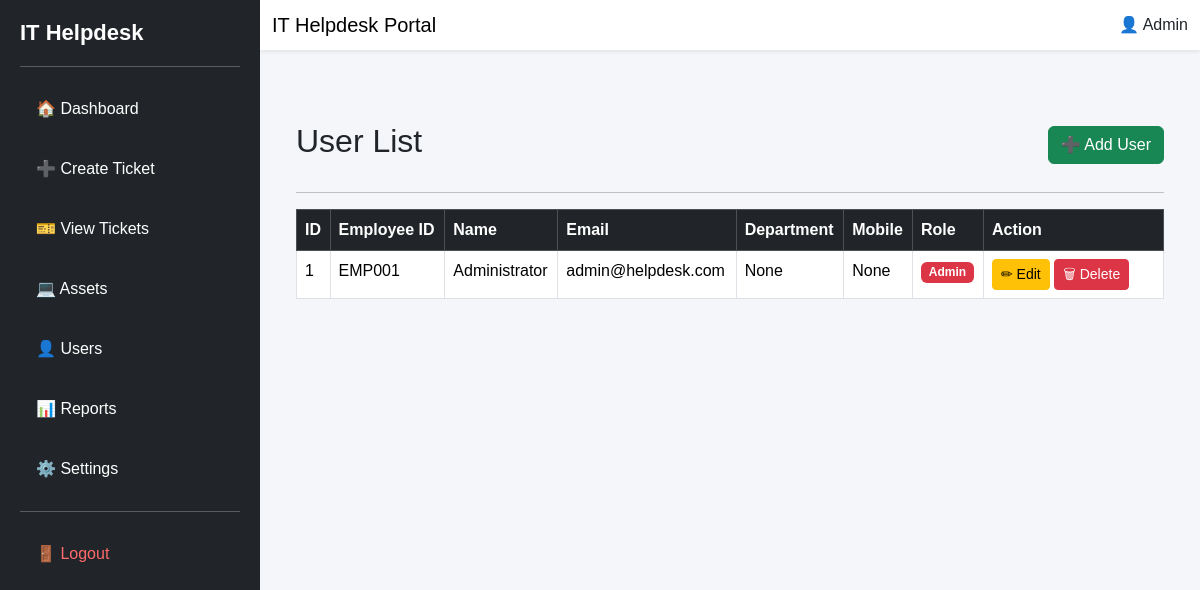
The page /users (signed in) on the database as committed earlier.
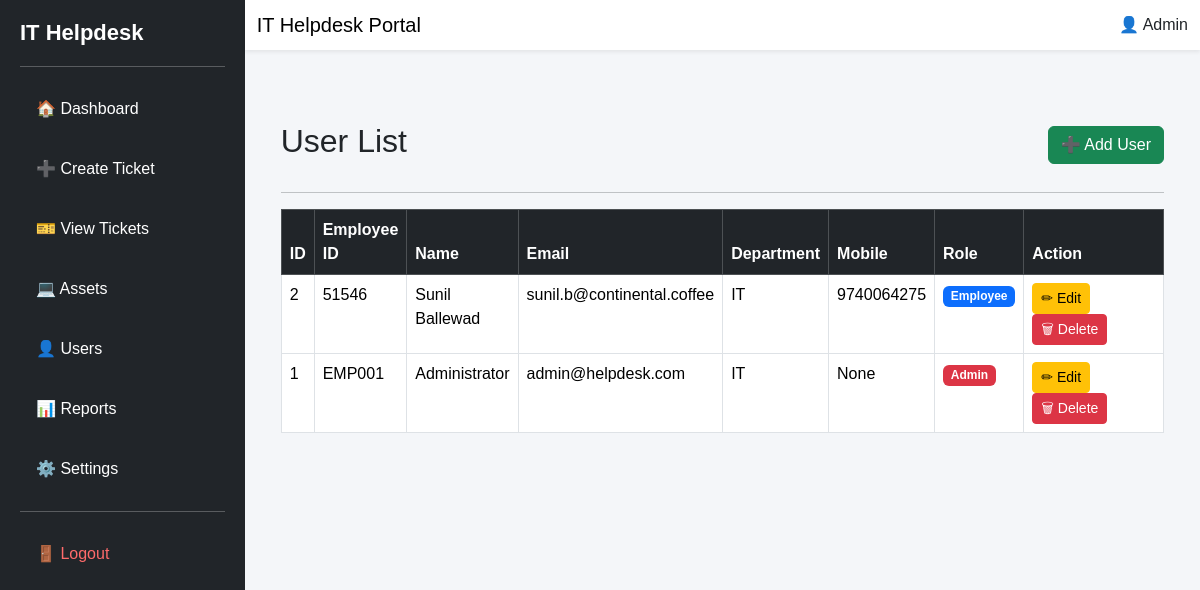
The same page on the database as committed later.
### models.py (models this page shows, shortened)
class User(UserMixin, db.Model):
    __tablename__ = "users"
    id = db.Column(db.Integer, primary_key=True)
    employee_id = db.Column(db.String(20), unique=True, nullable=False)
    name = db.Column(db.String(100), nullable=False)
    email = db.Column(db.String(120), unique=True, nullable=False)
    password = db.Column(db.String(255), nullable=False)
    role = db.Column(db.String(20), nullable=False, default="Employee")
    department = db.Column(db.String(100))
    mobile = db.Column(db.String(20))
    is_active = db.Column(db.Boolean, default=True)

### routes/users.py (the view)
@users.route("/users")
@login_required
def view_users():
    user_list = User.query.order_by(User.id.desc()).all()
    return render_template(
        "view_users.html",
        users=user_list
    )

### app.py (called while the page is built)
@login_manager.user_loader
def load_user(user_id):
    return User.query.get(int(user_id))

### templates/view_users.html (shortened to what this page needs)
{% extends "base.html" %}
{% block content %}
<div class="container mt-5">
    <div class="d-flex justify-content-between align-items-center mb-4">
        <h2>User List</h2>
        <a href="{{ url_for('users.create_user') }}"
           class="btn btn-success">
            ➕ Add User
        </a>
    </div>
    <hr>
    <table class="table table-bordered table-hover">
        <thead class="table-dark">
            <tr>
                <th>ID</th>
                <th>Employee ID</th>
                <th>Name</th>
                <th>Email</th>
                <th>Department</th>
                <th>Mobile</th>
                <th>Role</th>
                <th width="180">Action</th>
            </tr>
        </thead>
        <tbody>
        {% if users %}
            {% for user in users %}
            <tr>
                <td>{{ user.id }}</td>
                <td>{{ user.employee_id }}</td>
                <td>{{ user.name }}</td>
                <td>{{ user.email }}</td>
                <td>{{ user.department }}</td>
                <td>{{ user.mobile }}</td>
                <td>
                    {% if user.role == "Admin" %}
                        <span class="badge bg-danger">
                            Admin
                        </span>
                    {% else %}
                        <span class="badge bg-primary">
                            Employee
                        </span>
                    {% endif %}
                </td>
                <td>
                    <a href="{{ url_for('users.edit_user', id=user.id) }}"
                       class="btn btn-warning btn-sm">
                        ✏ Edit
                    </a>
                    <a href="{{ url_for('users.delete_user', id=user.id) }}"
                       class="btn btn-danger btn-sm"
                       onclick="return confirm('Delete this user?')">
                        🗑 Delete
                    </a>
                </td>
            </tr>
            {% endfor %}
        {% else %}
            <tr>
                <td colspan="8" class="text-center">
                    No Users Found
                </td>
            </tr>
        {% endif %}
        </tbody>
    </table>
</div>
{% endblock %}

### templates/base.html (shortened to what this page needs)
<!DOCTYPE html>
<html lang="en">
<head>
    <link href="https://cdn.jsdelivr.net/npm/bootstrap@5.3.3/dist/css/bootstrap.min.css" rel="stylesheet">
    <link rel="stylesheet"
          href="{{ url_for('static', filename='css/style.css') }}">
</head>
<body>
<div class="d-flex">
    {% include 'layout/sidebar.html' %}
    <div class="flex-grow-1">
        <nav class="navbar navbar-light bg-white shadow-sm">
            <div class="container-fluid">
                <span class="navbar-brand mb-0 h4">
                    IT Helpdesk Portal
                </span>
                <span>
                    👤 Admin
                </span>
            </div>
        </nav>
        <div class="container-fluid p-4">
            {% block content %}
            {% endblock %}
        </div>
    </div>
</div>
</body>
</html>

### templates/layout/sidebar.html
<div class="sidebar">
    <h2 class="logo">
        IT Helpdesk
    </h2>
    <hr>
    <a href="{{ url_for('dashboard.dashboard_home') }}">
        🏠 Dashboard
    </a>
    <a href="{{ url_for('tickets.create_ticket') }}">
        ➕ Create Ticket
    </a>
    <a href="{{ url_for('tickets.view_tickets') }}">
        🎫 View Tickets
    </a>
    <a href="{{ url_for('assets.view_assets') }}">
        💻 Assets
    </a>
    <a href="{{ url_for('users.view_users') }}">
        👤 Users
    </a>
    <a href="#">
        📊 Reports
    </a>
    <a href="#">
        ⚙️ Settings
    </a>
    <hr>
    <a href="{{ url_for('auth.logout') }}" class="logout">
        🚪 Logout
    </a>
</div>

### static/css/style.css (style rules this page uses)
body { margin:0; padding:0; background:#f4f6f9; font-family:Arial, Helvetica, sans-serif; }
.sidebar { width:260px; min-height:100vh; background:#212529; color:white; padding:20px; }
.logo { color:white; font-size:22px; font-weight:bold; margin-bottom:20px; }
.sidebar a { display:block; color:white; text-decoration:none; padding:14px 16px; margin-bottom:8px; border-radius:8px; transition:0.3s; }
.logout { color:#ff6b6b !important; }
.navbar { background:white; }
table { background:white; }

Rows that differ between the two databases and show on the page:
added User: id "2", employee_id "51546", name "Sunil Ballewad", email "sunil.b@continental.coffee", department "IT", mobile "9740064275", role "Employee"
changed User "EMP001": department "None" → "IT"
